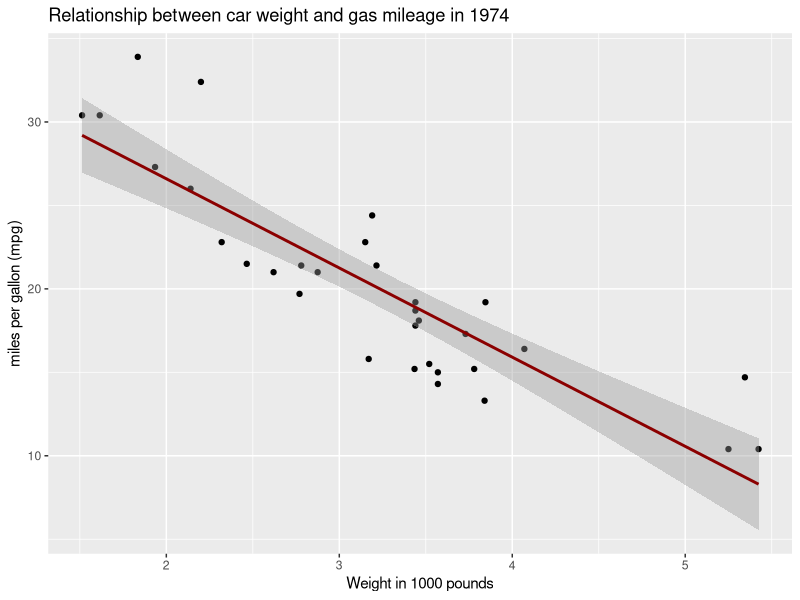

Write R code to recreate this figure.
# TO DO: set library path if necessary
library(ggplot2)


# 1) Construct the contingency table in R, along with the table of 
#    conditional proportions. Does there appear to be a relationship 
#    between Income and happiness? Why or why not?

happiness <- cbind(Not.Too.Happy = c(26,117,172), Pretty.Happy = c(233, 473,383), Very.Happy = c(164,293,132))
rownames(happiness) = c("Above Average", "Average", "Below Average")

# TO DO: need to construct table of conditional proportions and answer the 
# above question


# 8) Construct a scatterplot that predicts gas mileage from the vehicle’s 
#    weight, and add the corresponding regression line. Describe the 
#    relationship between weight and miles per gallon based on these results.

ggplot(mtcars, aes(wt, mpg)) + geom_point() + 
         geom_smooth(method = "lm", color = "darkred") +
         ggtitle("Relationship between car weight and gas mileage in 1974") +
         labs(x = "Weight in 1000 pounds", y = "miles per gallon (mpg)")
                            


# 9) Find the linear regression line that predicts miles per gallon from weight. 
#    Find and interpret the y-intercept. Find and interpret the slope.



